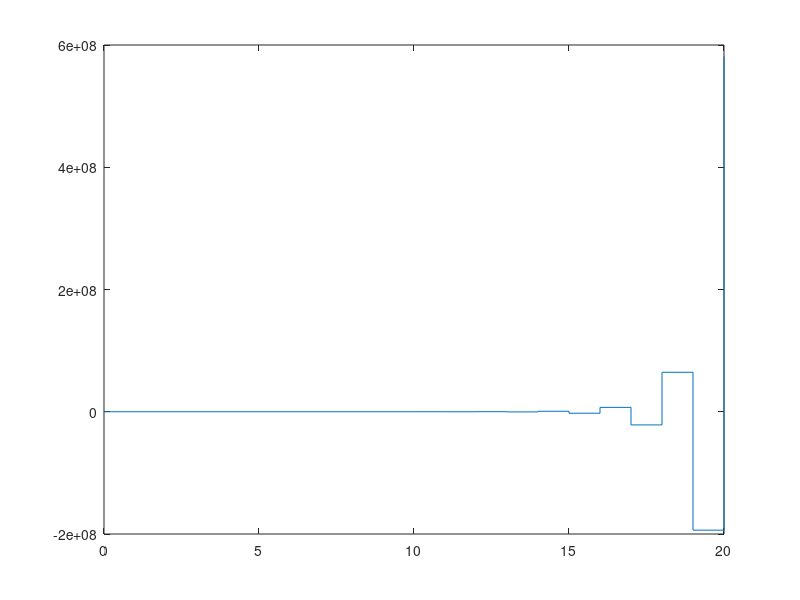

The MATLAB script that drew this image:
clear all
a = [0 1;-3 -4];
b = [0;1];
c= [1 0];
d=0;
%cayley-hamilton
for k=1:20,
    ao = 3/2*(-1)^(k-1)-1/2*(-3)^(k-1);
    a1 = 1/2*(-1)^(k-1)-1/2*(-3)^(k-1);
    ak=ao*eye(2)+a1*a; 
    y(k)=c*ak*b;
end

y = [0 y];
k=0:20;
stairs(k,y)